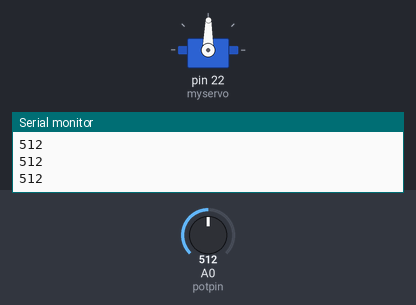
This sketch was run on a simulated Arduino Mega 2560, built with avr-gcc and run on an emulated ATmega2560. Parts: servo, the last lines printed to the serial monitor. The inputs (shaded band) are chosen by the test bench; at power-on: A0 (potpin) = 512.

Above: at 1.2 s.
1.3 s: A0 (potpin) set to 716
At 1.7 s:
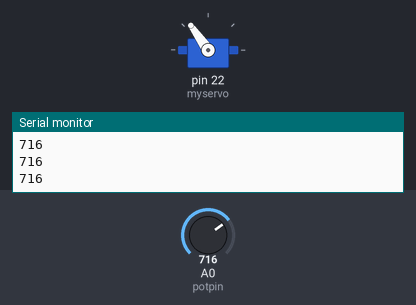
2.8 s: A0 (potpin) set to 900
At 3.1 s:
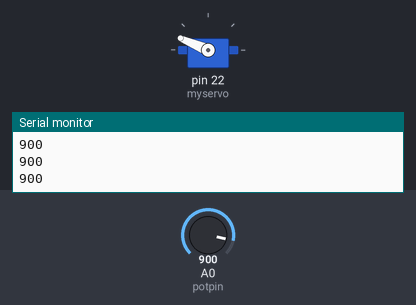
4.3 s: A0 (potpin) set to 1023
At 5.5 s:
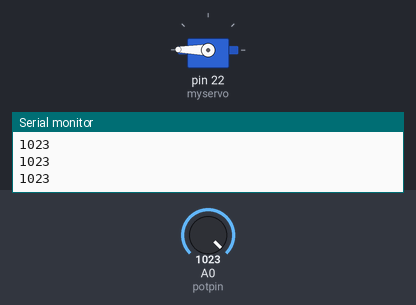
5.8 s: A0 (potpin) set to 306
At 7.0 s:
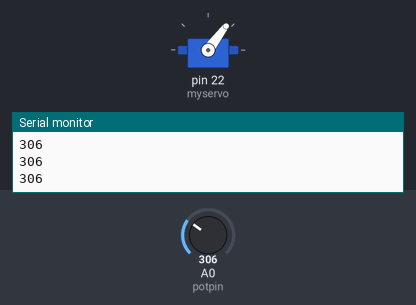
7.3 s: A0 (potpin) set to 122
At 8.4 s:
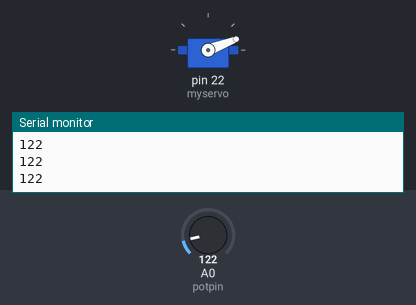
8.8 s: A0 (potpin) set to 511
At 9.8 s:
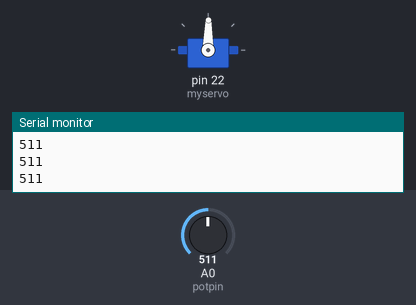
Timing chart, 0 to 11.3 s (numbered marks = the images above; inputs shaded):
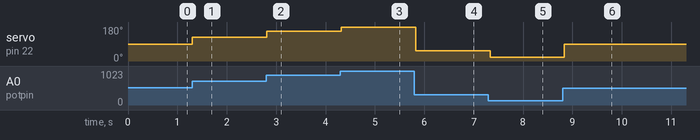

The sketch:

servomotor_y_LDR.ino
```cpp
#include <Servo.h>

Servo myservo;
int potpin = 0;
int val;

void setup()
{
  Serial.begin(9600);
  myservo.attach(22);
}

void loop() {
  val = analogRead(potpin);
  Serial.println(val);

  val = map(val, 0, 1023, 0, 179);

  myservo.write(val);

  delay(100);
}
```

Measured:
- after the input at 1.3 s, servo on pin 22 (myservo): 89° → 125° at once
- after the input at 2.8 s, servo on pin 22 (myservo): 125° → 157° at once
- after the input at 4.3 s, servo on pin 22 (myservo): 157° → 179° at once
- after the input at 5.8 s, servo on pin 22 (myservo): 179° → 53° at once
- after the input at 7.3 s, servo on pin 22 (myservo): 53° → 21° at once
- after the input at 8.8 s, servo on pin 22 (myservo): 21° → 89° at once
